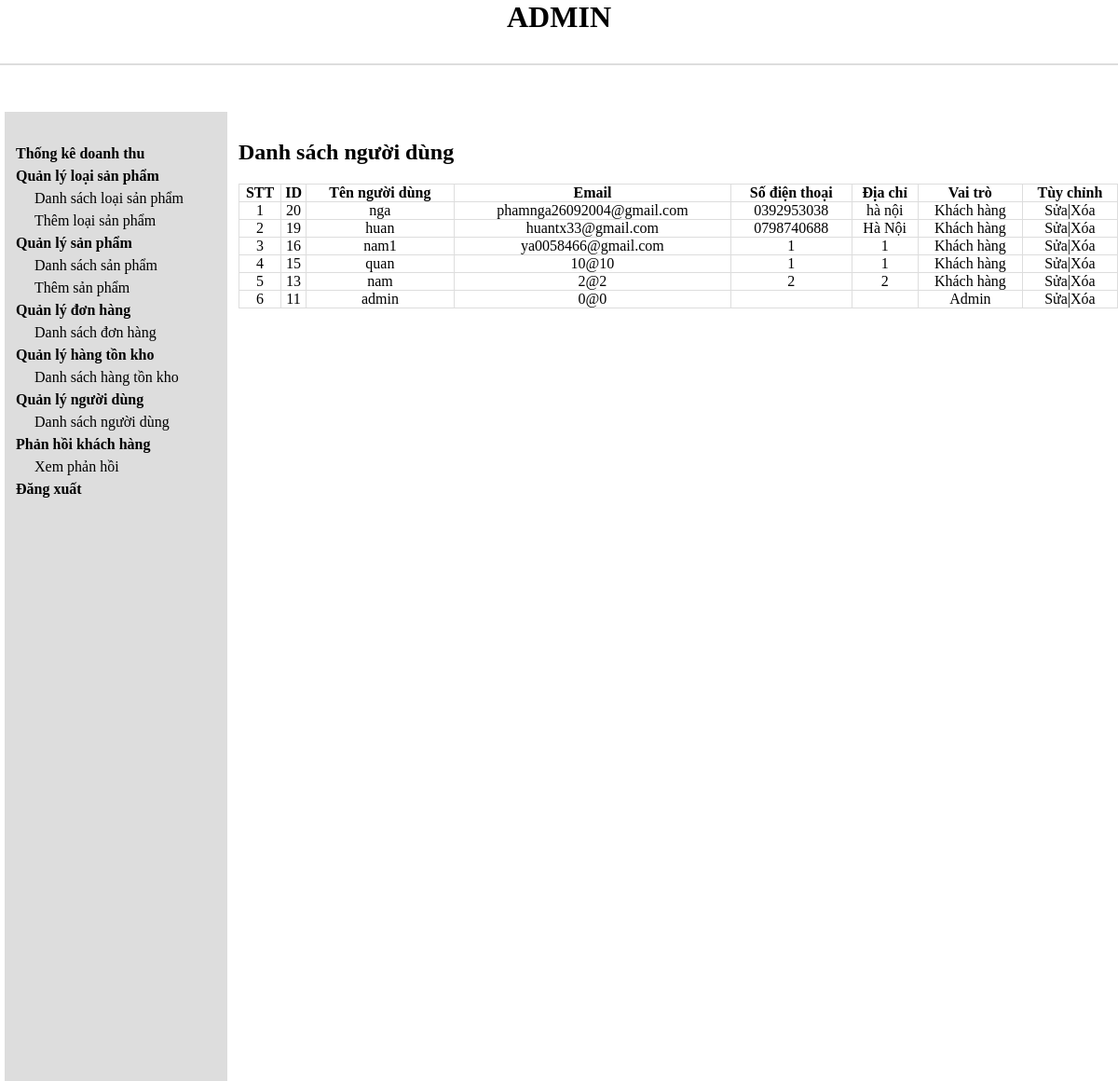
The app's page /user/userlist.php (signed in) with its own data.
### tables this page shows
CREATE TABLE `users` (
  `user_id` int(11) NOT NULL,
  `user` varchar(255) NOT NULL,
  `email` varchar(255) NOT NULL,
  `pass` varchar(255) NOT NULL,
  `created_at` timestamp NOT NULL DEFAULT current_timestamp(),
  `role` tinyint(1) NOT NULL DEFAULT 0,
  `address` varchar(200) NOT NULL,
  `phone` varchar(20) NOT NULL
);

### database/database.php (called while the page is built, shortened)
<?php
class Database {
    private $host = "localhost";
    private $user = "root";
    private $pass = "";
    private $dbname = "clothing_store";
    public $conn;
    public function connect() {
        $this->conn = new mysqli($this->host, $this->user, $this->pass, $this->dbname);
    }
    public function select($query) {
        $result = $this->conn->query($query) or
        die($this->conn->error . __LINE__);
        if ($result->num_rows > 0) {
            return $result;
        } else {
            return false;
        }
    }
}
?>

### class/user_class.php (called while the page is built, shortened)
<?php
include "../database/database.php";
?>
<?php
class user
{
    private $db;
    public function __construct()
    {
        $this->db = new Database;
    }
    public function show_user()
    {
        $query = "SELECT * FROM users ORDER BY user_id DESC";
        $result = $this->db->select($query);
        return $result;
    }
}
?>

### user/userlist.php (the view)
<?php
include "../database/header.php";
include '../database/sidebar.php';
include "../class/user_class.php";
?>
<?php
    $user = new user;
    $show_user = $user->show_user();
?>
        <div class="admin-content-right">
            <div class="admin-content-right-cartegory_list">
                <h1>Danh sách người dùng</h1>
                    <table>
                        <tr>
                            <th>STT</th>
                            <th>ID</th>
                            <th>Tên người dùng</th>
                            <th>Email</th>
                            <th>Số điện thoại</th>
                            <th>Địa chỉ</th>
                            <th>Vai trò</th>
                            <th>Tùy chỉnh</th>
                        </tr>
                        <?php
                        if($show_user){$i=0;
                            while($result = $show_user->fetch_assoc()) {$i++;
                        ?>
                        <tr>
                            <td><?php echo $i ?></td>
                            <td><?php echo $result['user_id']?></td>
                            <td><?php echo $result['user']?></td>
                            <td><?php echo $result['email']?></td>
                            <td><?php echo $result['phone']?></td>
                            <td><?php echo $result['address']?></td>
                            <td><?php if ($result['role'] == 0 ){
                                    echo "Khách hàng"; }
                                    else { echo "Admin"; } ?>
                            </td>
                            <td><a href="useredit.php?id=<?php echo $result['user_id'] ?>">Sửa</a>|<a href="userdelete.php?id=<?php echo $result['user_id'] ?>">Xóa</a></td>
                        </tr><?php
                    }
                }
                    ?>
                    </table>
            </div>
        </div>
</body>
</html>

### styles_admin.css (style rules this page uses)
* { margin: 0; padding: 0; box-sizing: border-box; color: black; outline: none; }
a { text-decoration: none; }
.admin-content-right { width: 80%; padding: 30px 0 0 12px; display: grid; }
.admin-content-right-cartegory_list table { width: 100%; text-align: center; margin-top: 20px; }
.admin-content-right-cartegory_list table tr th,td { border: 1px solid #dddddd; }
table { border-collapse: collapse; }

### records on screen
users: user_id "20", user "nga", email "phamnga26092004@gmail.com", phone "0392953038", address "hà nội", role "Khách hàng"
users: user_id "19", user "huan", email "huantx33@gmail.com", phone "0798740688", address "Hà Nội", role "Khách hàng"
users: user_id "16", user "nam1", email "ya0058466@gmail.com", phone "1", address "1", role "Khách hàng"
users: user_id "15", user "quan", email "10@10", phone "1", address "1", role "Khách hàng"
users: user_id "13", user "nam", email "2@2", phone "2", address "2", role "Khách hàng"
users: user_id "11", user "admin", email "0@0", role "Admin"
